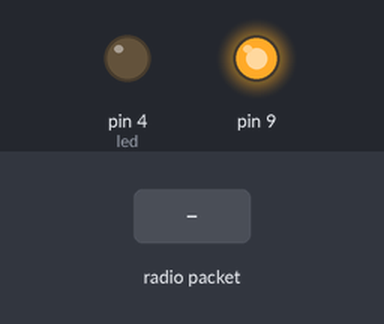
A sketch run on a simulated Arduino Uno, built with avr-gcc and run on an emulated ATmega328P. On the bench: output pins drawn as LEDs (lit = HIGH). Inputs (shaded band) come from the test bench. No radio packets arrive unless stated; what the sketch prints to the serial monitor is not drawn.

Above: at 2.3 s.
2.4 s: radio packet "1" arrives
Timing chart, 0 to 5.4 s (numbered marks = the images above; inputs shaded):
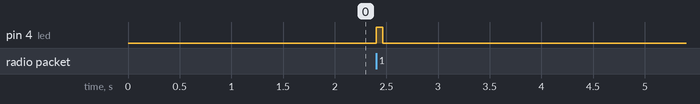

Measured:
- after the input at 2.4 s, pin 4 (led): LOW → HIGH at once, → LOW 0.06 s later

The sketch:

main.ino
```cpp
// rf95_server.pde
// -*- mode: C++ -*-
// Example sketch showing how to create a simple messageing server
// with the RH_RF95 class. RH_RF95 class does not provide for addressing or
// reliability, so you should only use RH_RF95  if you do not need the higher
// level messaging abilities.
// It is designed to work with the other example rf95_client
// Tested with Anarduino MiniWirelessLoRa, Rocket Scream Mini Ultra Pro with
// the RFM95W, Adafruit Feather M0 with RFM95

#define DEBUG   //If you comment this line, the DPRINT & DPRINTLN lines are defined as blank.
#ifdef DEBUG    //Macros are usually in all capital letters.
  #define DPRINT(...)    Serial.print(__VA_ARGS__)     //DPRINT is a macro, debug print
  #define DPRINTln(...)  Serial.println(__VA_ARGS__)   //DPRINTLN is a macro, debug print with new line
#else
  #define DPRINT(...)     //now defines a blank line
  #define DPRINTln(...)   //now defines a blank line
#endif

#include <SPI.h>
#include <RH_RF95.h>
long readVcc(void);
// Singleton instance of the radio driver
//RH_RF95 rf95;
RH_RF95 rf95(10, 2); // Select, interupt
//RH_RF95 rf95(5, 2); // Rocket Scream Mini Ultra Pro with the RFM95W
//RH_RF95 rf95(8, 3); // Adafruit Feather M0 with RFM95

// Need this on Arduino Zero with SerialUSB port (eg RocketScream Mini Ultra Pro)
//#define Serial SerialUSB


struct payloadDataStruct{
  byte nodeID;
  byte rssi;
  int voltage;
}rxpayload;

payloadDataStruct txpayload;

byte tx_buf[sizeof(txpayload)] = {0};
int led = 4;
const byte nodeID=0;

void setup()

{
  txpayload.nodeID=nodeID;
  pinMode(9, OUTPUT);
  digitalWrite(9, HIGH);  //reset pin

  delay(1000);
  // Rocket Scream Mini Ultra Pro with the RFM95W only:
  // Ensure serial flash is not interfering with radio communication on SPI bus
//  pinMode(4, OUTPUT);
//  digitalWrite(4, HIGH);

  pinMode(led, OUTPUT);
  Serial.begin(115200);
  while (!Serial) ; // Wait for serial port to be available
  if (!rf95.init())
    DPRINT("init failed");
  // Defaults after init are 434.0MHz, 13dBm, Bw = 125 kHz, Cr = 4/5, Sf = 128chips/symbol, CRC on

  // The default transmitter power is 13dBm, using PA_BOOST.
  // If you are using RFM95/96/97/98 modules which uses the PA_BOOST transmitter pin, then
  // you can set transmitter powers from 5 to 23 dBm:
//  driver.setTxPower(23, false);
  // If you are using Modtronix inAir4 or inAir9,or any other module which uses the
  // transmitter RFO pins and not the PA_BOOST pins
  // then you can configure the power transmitter power for -1 to 14 dBm and with useRFO true.
  // Failure to do that will result in extremely low transmit powers.
//  driver.setTxPower(14, true);
DPRINTln("init ok");
rf95.setModemConfig(RH_RF95::Bw125Cr48Sf4096);//th
delay(100);

}

void loop()
{

  if (rf95.available())
  {

    // Should be a message for us now
    uint8_t buf[RH_RF95_MAX_MESSAGE_LEN];
    uint8_t len = sizeof(buf);
    if (rf95.recv(buf, &len))
    {
      digitalWrite(led, HIGH);
//      RH_RF95::printBuffer("request: ", buf, len);
      //DPRINT("got request: ");

      //rf95.printBuffer("Got :", buf, len);
        memcpy(&rxpayload, buf, sizeof(rxpayload));
    DPRINT(millis()/1000);
DPRINT(" nodeID = ");DPRINT(rxpayload.nodeID);
    DPRINT(" payload size ");   DPRINT(sizeof(rxpayload));
        DPRINT(" remote voltage = ");DPRINT(rxpayload.voltage);
          DPRINT(" remote rssi = ");DPRINT(rxpayload.rssi);


      //DPRINTln((char*)buf);
      DPRINT(" Local RSSI: ");
      DPRINT(rf95.lastRssi(), DEC);
      //delay(1000);//th


      // Send a reply
      //uint8_t data[] = "And hello back to you";
      //rf95.send(data, sizeof(data));


      byte absrssi = abs(rf95.lastRssi());
      txpayload.rssi = absrssi;
      txpayload.voltage=(int)readVcc();


      memcpy(tx_buf, &txpayload, sizeof(txpayload) );
        byte zize=sizeof(txpayload);

    rf95.send((uint8_t *)tx_buf, zize);


      rf95.waitPacketSent();
      DPRINTln(" Sent a reply");
       digitalWrite(led, LOW);
    }
    else
    {
      DPRINTln("recv failed");
    }
  }
}

long readVcc() { long result; // Read 1.1V reference against AVcc
  ADMUX = _BV(REFS0) | _BV(MUX3) | _BV(MUX2) | _BV(MUX1);
  delay(2); // Wait for Vref to settle
  ADCSRA |= _BV(ADSC); // Convert while (bit_is_set(ADCSRA,ADSC));
  result = ADCL; result |= ADCH<<8;
  result = 1126400L / result; // Back-calculate AVcc in mV
  return result;
}
```
